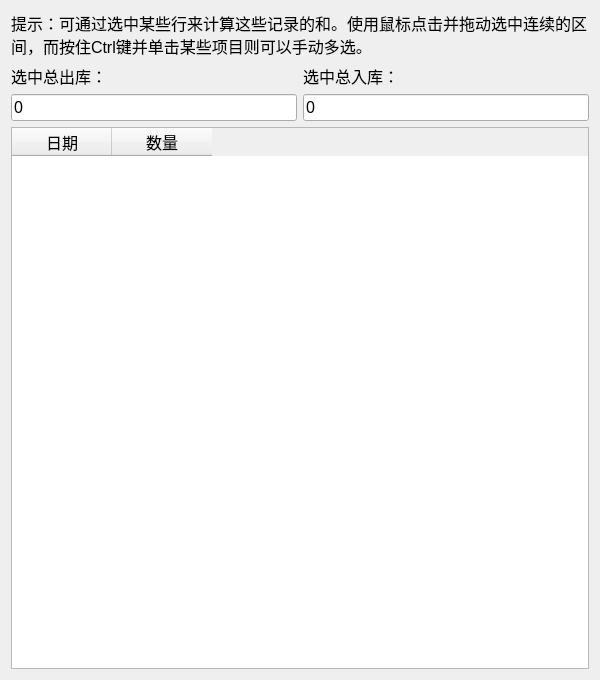
<?xml version="1.0" encoding="UTF-8"?>
<ui version="4.0">
 <class>StockRecordViewDialog</class>
 <widget class="QDialog" name="StockRecordViewDialog">
  <property name="geometry">
   <rect>
    <x>0</x>
    <y>0</y>
    <width>600</width>
    <height>680</height>
   </rect>
  </property>
  <property name="windowTitle">
   <string>出入库记录</string>
  </property>
  <property name="modal">
   <bool>true</bool>
  </property>
  <layout class="QVBoxLayout" name="verticalLayout_3">
   <item>
    <widget class="QLabel" name="label">
     <property name="font">
      <font>
       <pointsize>12</pointsize>
      </font>
     </property>
     <property name="text">
      <string>提示：可通过选中某些行来计算这些记录的和。使用鼠标点击并拖动选中连续的区间，而按住Ctrl键并单击某些项目则可以手动多选。</string>
     </property>
     <property name="wordWrap">
      <bool>true</bool>
     </property>
    </widget>
   </item>
   <item>
    <layout class="QHBoxLayout" name="horizontalLayout_2">
     <item>
      <layout class="QVBoxLayout" name="verticalLayout">
       <item>
        <widget class="QLabel" name="label_2">
         <property name="font">
          <font>
           <pointsize>12</pointsize>
          </font>
         </property>
         <property name="text">
          <string>选中总出库：</string>
         </property>
        </widget>
       </item>
       <item>
        <widget class="QLineEdit" name="lineEdit_1">
         <property name="font">
          <font>
           <pointsize>12</pointsize>
          </font>
         </property>
         <property name="text">
          <string>0</string>
         </property>
        </widget>
       </item>
      </layout>
     </item>
     <item>
      <layout class="QVBoxLayout" name="verticalLayout_2">
       <item>
        <widget class="QLabel" name="label_3">
         <property name="font">
          <font>
           <pointsize>12</pointsize>
          </font>
         </property>
         <property name="text">
          <string>选中总入库：</string>
         </property>
        </widget>
       </item>
       <item>
        <widget class="QLineEdit" name="lineEdit_2">
         <property name="font">
          <font>
           <pointsize>12</pointsize>
          </font>
         </property>
         <property name="text">
          <string>0</string>
         </property>
        </widget>
       </item>
      </layout>
     </item>
    </layout>
   </item>
   <item>
    <widget class="QTableWidget" name="tableWidget">
     <property name="font">
      <font>
       <pointsize>12</pointsize>
      </font>
     </property>
     <column>
      <property name="text">
       <string>日期</string>
      </property>
     </column>
     <column>
      <property name="text">
       <string>数量</string>
      </property>
     </column>
    </widget>
   </item>
  </layout>
 </widget>
 <resources/>
 <connections/>
</ui>
